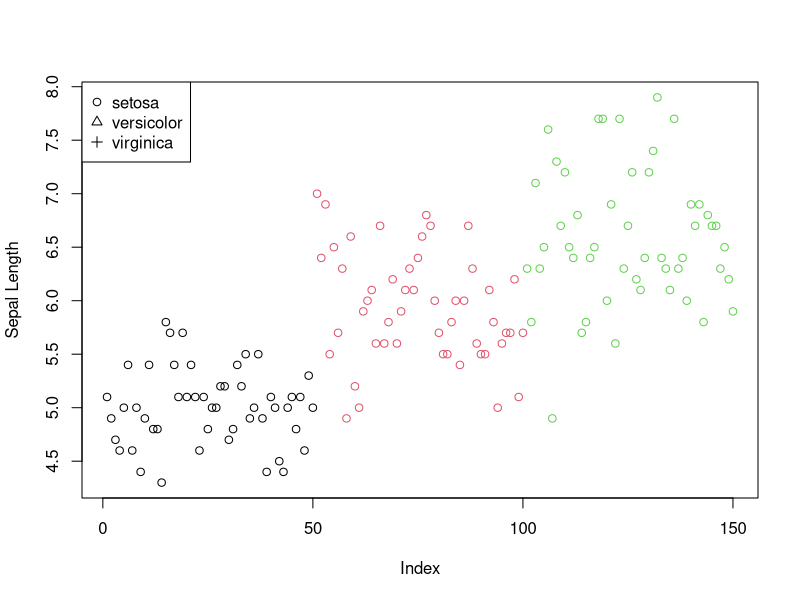
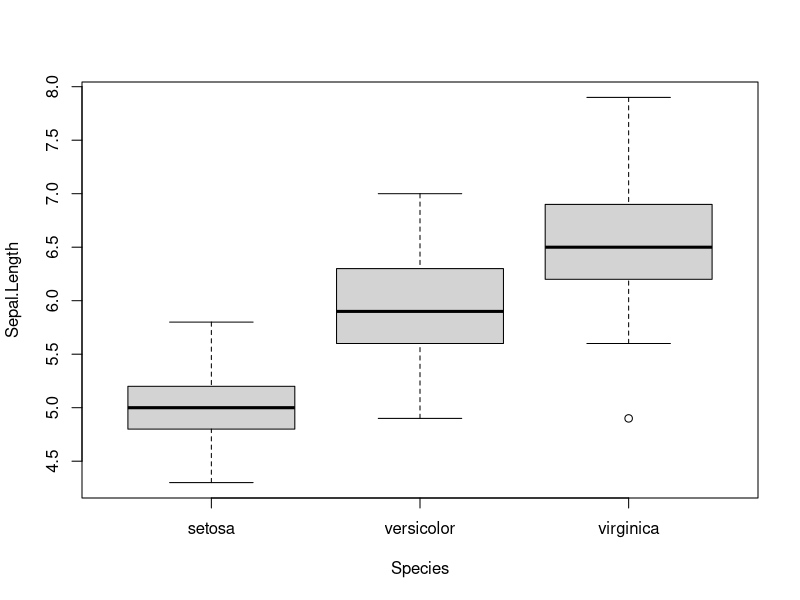

Here is the R script that generated these plots, in order:
1+1
1:100
2.35:50
3*5
100/5
1:6
mydice<-1:6
mydice
aaa<-555
Aaa<-666
aaa
aaa<-777
aaa
ls()
mydice
mydice-1
mydice*mydice
mydice%o%mydice
dim(mydice)<-c(2,3)
mydice
dim(mydice)<-c(2,3)
mydice
dim(mydice)<-c(1,2,3)
mydice
m<-matrix(mydice,nrow=2)
m<-matrix(mydice,nrow=2,byrow=TRUE)
m

myarray<-array(c(1:12),dim=c(2,2,3))
myarray
now<-Sys.time()
now
class(now)
unclass(now)
mil<-1000000
now-mil
data(iris)
?iris
head(iris)
class(iris)
class(iris$Sepal.Length)
class(iris$Species)
str(iris)
summary(iris)
iris$Sepal.Length
iris[1,]
iris[,2]
iris[,"Species"]
table(iris$Species)
LogicIndex<-iris[,"Petal.Length"]>5.5
LogicIndex
iris[LogicIndex,]
mean(iris$Sepal.Length)
sd(iris$Sepal.Length)
MeanAndStd<-function(x){
  c(mean=mean(x),std=sd(x))
}
MeanAndStd(iris$Sepal.Length)
Stats<-aggregate(Sepal.Length~Species,data=iris,FUN=MeanAndStd)
Stats
plot(iris$Sepal.Length,
     col=as.numeric(iris$Species),
     ylab="Sepal Length")
legend('topleft',legend=levels(iris$Species),pch=1:3)
boxplot(Sepal.Length~Species,data=iris)





